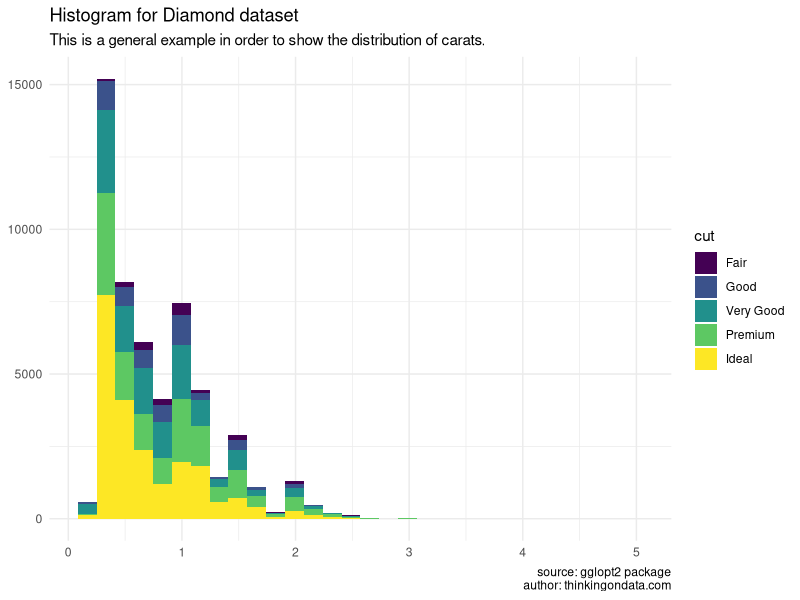

Recreate this plot in R.
library(ggplot2)
library(viridis)

visualization <- ggplot(diamonds, aes(carat, fill = cut)) +
                    geom_histogram(bins = 30)

visualization <- visualization +
                    labs(
                        title ="Histogram for Diamond dataset", subtitle = "This is a general example in order to show the distribution of carats.", 
                        caption = "source: gglopt2 package\nauthor: thinkingondata.com") 

visualization <- visualization +
                    scale_fill_viridis(discrete = TRUE)
  
visualization <- visualization +
                    theme_minimal() 

  
visualization <- visualization +
                    theme(axis.title.x=element_blank(),
                          axis.title.y=element_blank())
